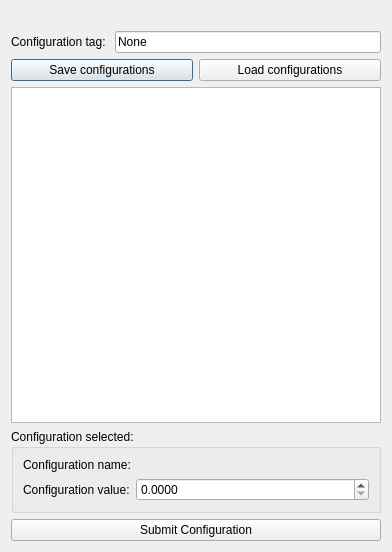
<?xml version="1.0" encoding="UTF-8"?>
<ui version="4.0">
 <class>ConfigWindow</class>
 <widget class="QDialog" name="ConfigWindow">
  <property name="geometry">
   <rect>
    <x>0</x>
    <y>0</y>
    <width>392</width>
    <height>552</height>
   </rect>
  </property>
  <property name="windowTitle">
   <string>Dialog</string>
  </property>
  <layout class="QVBoxLayout" name="verticalLayout_2">
   <item>
    <widget class="QLabel" name="lb_topic_name">
     <property name="text">
      <string/>
     </property>
     <property name="alignment">
      <set>Qt::AlignCenter</set>
     </property>
    </widget>
   </item>
   <item>
    <layout class="QHBoxLayout" name="horizontalLayout">
     <item>
      <widget class="QLabel" name="label_2">
       <property name="text">
        <string>Configuration tag: </string>
       </property>
      </widget>
     </item>
     <item>
      <widget class="QLineEdit" name="le_ConfigurationTag">
       <property name="text">
        <string>None</string>
       </property>
      </widget>
     </item>
    </layout>
   </item>
   <item>
    <layout class="QHBoxLayout" name="horizontalLayout_7">
     <item>
      <widget class="QPushButton" name="pb_SaveConfigs">
       <property name="text">
        <string>Save configurations</string>
       </property>
      </widget>
     </item>
     <item>
      <widget class="QPushButton" name="pb_LoadConfigs">
       <property name="text">
        <string>Load configurations</string>
       </property>
      </widget>
     </item>
    </layout>
   </item>
   <item>
    <widget class="QListWidget" name="lw_ConfigsList">
     <property name="selectionMode">
      <enum>QAbstractItemView::NoSelection</enum>
     </property>
    </widget>
   </item>
   <item>
    <layout class="QHBoxLayout" name="horizontalLayout_2"/>
   </item>
   <item>
    <widget class="QGroupBox" name="groupBox">
     <property name="title">
      <string>Configuration selected:</string>
     </property>
     <layout class="QVBoxLayout" name="verticalLayout">
      <item>
       <layout class="QHBoxLayout" name="horizontalLayout_4">
        <item>
         <widget class="QLabel" name="config_name_label">
          <property name="text">
           <string>Configuration name:</string>
          </property>
         </widget>
        </item>
       </layout>
      </item>
      <item>
       <layout class="QHBoxLayout" name="horizontalLayout_6">
        <item>
         <widget class="QLabel" name="label_3">
          <property name="sizePolicy">
           <sizepolicy hsizetype="Minimum" vsizetype="Preferred">
            <horstretch>0</horstretch>
            <verstretch>0</verstretch>
           </sizepolicy>
          </property>
          <property name="text">
           <string>Configuration value:</string>
          </property>
          <property name="wordWrap">
           <bool>false</bool>
          </property>
         </widget>
        </item>
        <item>
         <widget class="QDoubleSpinBox" name="sb_ConfigValue">
          <property name="sizePolicy">
           <sizepolicy hsizetype="Expanding" vsizetype="Fixed">
            <horstretch>0</horstretch>
            <verstretch>0</verstretch>
           </sizepolicy>
          </property>
          <property name="decimals">
           <number>4</number>
          </property>
          <property name="maximum">
           <double>99999.990000000005239</double>
          </property>
         </widget>
        </item>
       </layout>
      </item>
     </layout>
    </widget>
   </item>
   <item>
    <layout class="QHBoxLayout" name="horizontalLayout_3">
     <item>
      <widget class="QPushButton" name="pb_SubmitConfigs">
       <property name="text">
        <string>Submit Configuration</string>
       </property>
      </widget>
     </item>
    </layout>
   </item>
  </layout>
 </widget>
 <resources/>
 <connections/>
</ui>
